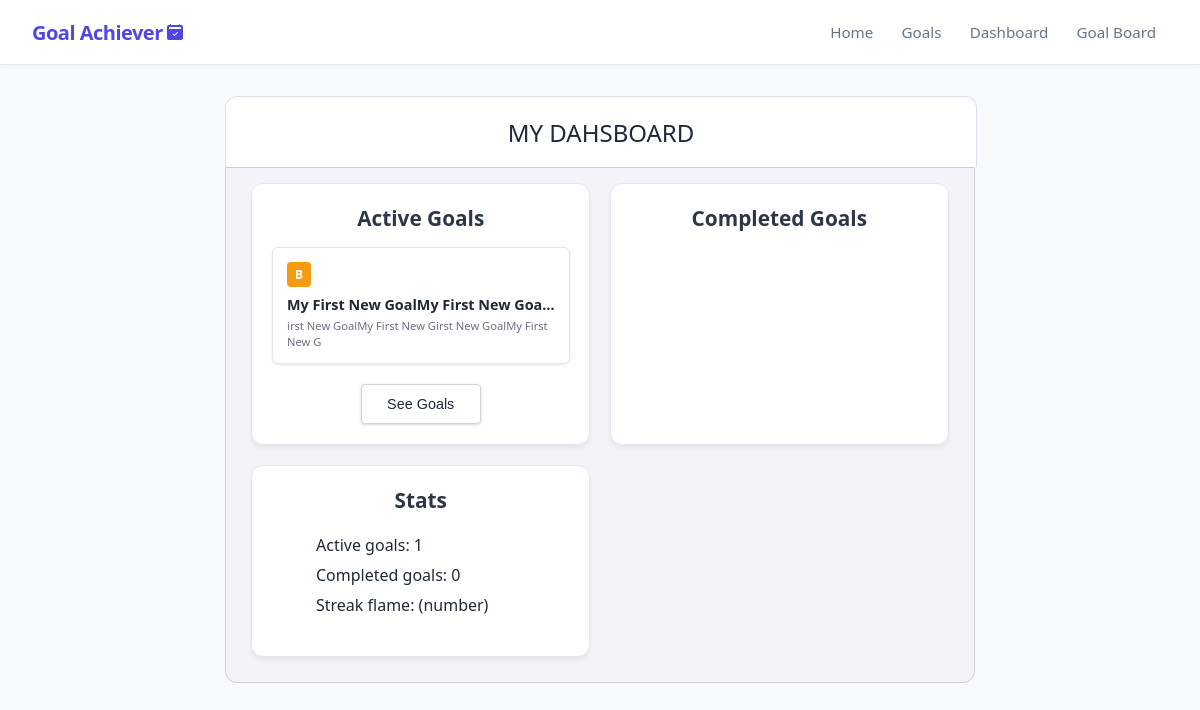
Page /dashboard on the earlier database version.
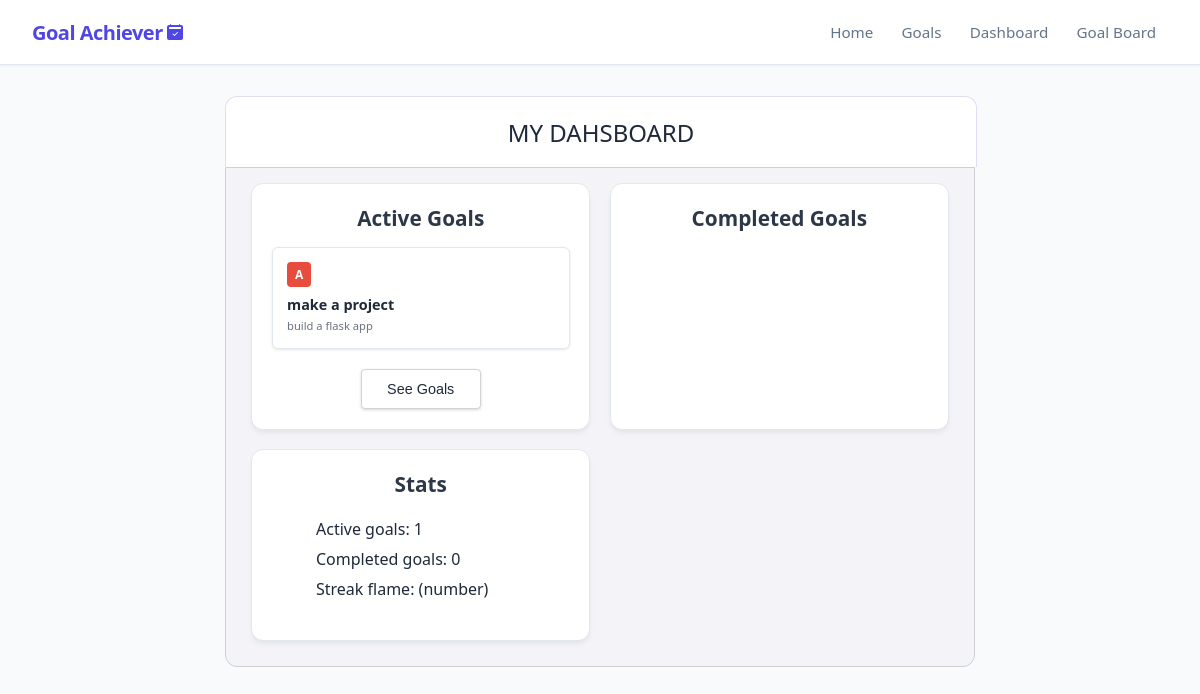
Same page on the later database version.
### app/models_db.py (models this page shows, shortened)
class Goal(db.Model):
    __tablename__ = 'goals'
    id = db.Column(db.Integer, primary_key=True)
    title = db.Column(db.String(100), nullable=False)
    description = db.Column(db.Text, nullable=False)
    is_completed = db.Column(db.Boolean, default=False)
    is_confirmed_finished = db.Column(db.Boolean, default=False)
    progress_percentage = db.Column(db.Float, default=0.0)
    difficulty = db.Column(db.String(20), nullable=False, default='Medium')
    priority = db.Column(db.String(1), nullable=False, default='b')
    created_at = db.Column(db.DateTime, default=datetime.now(timezone.utc), nullable=False)
    tasks = db.relationship('Task', backref='goal', cascade="all, delete-orphan", lazy=True)

### app/routes.py (the view)
@main.route("/dashboard", methods=['GET', 'POST'])
def dashboard():
    goals = Goal.query.order_by(Goal.priority.asc()).all()
    active_goals_count = 0
    finished_goals_count = 0
    for goal in goals:
        if goal.is_confirmed_finished == True:
            finished_goals_count += 1
        if goal.is_confirmed_finished == False:
            active_goals_count += 1
    return render_template('dashboard.html', goals=goals, active_goals_count=active_goals_count, finished_goals_count=finished_goals_count)

### app/templates/dashboard.html (shortened to what this page needs)
{% extends 'base.html' %}
{% block content %}
<div style="max-width: 800px;">
    <div class="dashboard-header">
            <h1>my dahsboard</h1>
        </div>
    <div class="dashboard-container">
        <div class="dashboard-card-container">
            <div class="dashboard-card">
                <div class="card-header">
                    <h2>active goals</h2>
                </div>
                <div class="active-goals-grid">
                    {% for goal in goals[:6] %}
                        {% if not goal.is_confirmed_finished %}
                            <div class="goal-card">
                                <span class="badge badge-{{ goal.priority }}">{{ goal.priority }}</span>
                                <h3 class="goal-title">{{ goal.title }}</h3>
                                <p class="goal-description">{{ goal.description | truncate(50) }}</p>
                            </div>
                        {% endif %}
                    {% endfor %}
                </div>
                    <div style="display: flex; align-items: center; padding: 0px 12px; margin: 20px 0px; margin-bottom: 0px;">
                        <a href="/goals" style="text-decoration: none; width: 120px; overflow: visible; margin: 0 auto;">
                            <button class="dashboard-action-btn">See Goals</button>
                        </a>
                    </div>
            </div>
            <div class="dashboard-card">
                <div class="card-header">
                    <h2>completed goals</h2>
                </div>
            </div>
            <div class="dashboard-card">
                <div class="card-header">
                    <h2>stats</h2>
                </div>
                <ul>
                    <li>Active goals: {{active_goals_count}}</li>
                    <li>Completed goals: {{finished_goals_count}}</li>
                    <li>Streak flame: (number)</li>
                </ul>
            </div>
        </div>
    </div>
</div>
{% endblock %}

### app/templates/base.html (shortened to what this page needs)
<!DOCTYPE html>
<html lang="en">
<head>
</head>
<body>
    <header>
        <nav class="navbar">
            <div class="navbar-container">
                <a href="/" class="navbar-brand">Goal Achiever
                </a>
                <ul class="navbar-links">
                    <a href="/">Home</a>
                    <a href="/goals" id="goals">Goals</a>
                    <a href="/dashboard">Dashboard</a>
                    <a href="/goal_board">Goal Board</a>
                </ul>
            </div>
        </nav>
    </header>
    <main>
        {%block content %} {% endblock %}
    </main>
</body>
<link rel="stylesheet"
      href="{{ url_for('static', filename='style.css') }}">
</html>

Differences in the rows shown:
removed Goal: priority "B", title "My First New GoalMy First New Goa…", description "irst New GoalMy First New Girst New GoalMy First New G"
added Goal: priority "A", title "make a project", description "build a flask app"
